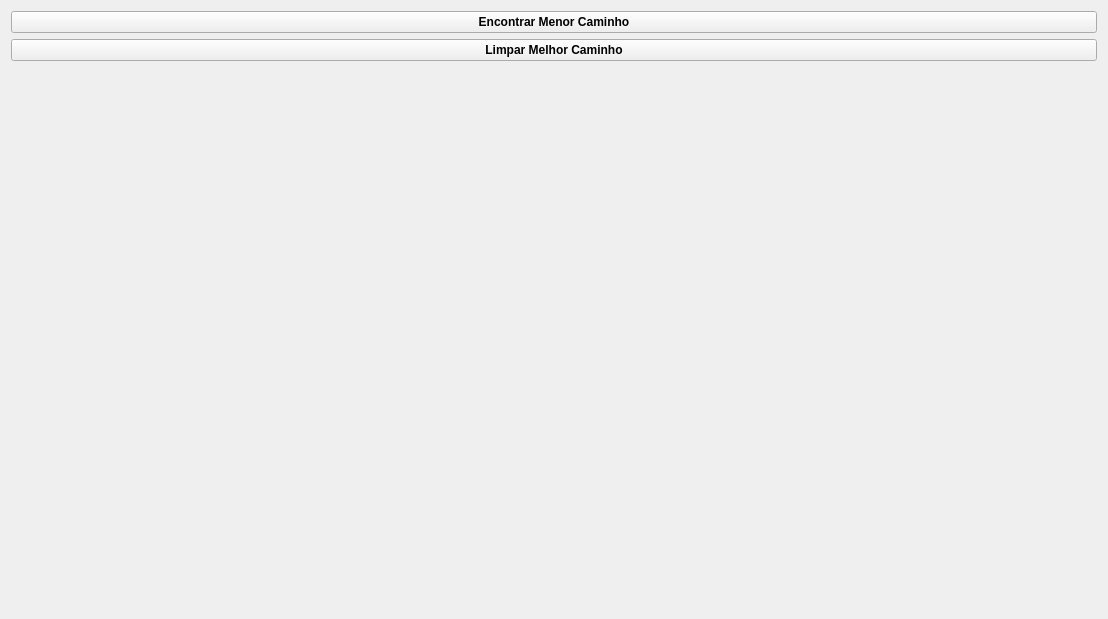
<?xml version="1.0" encoding="UTF-8"?>
<ui version="4.0">
 <class>MainWindow</class>
 <widget class="QMainWindow" name="MainWindow">
  <property name="geometry">
   <rect>
    <x>0</x>
    <y>0</y>
    <width>1108</width>
    <height>619</height>
   </rect>
  </property>
  <property name="minimumSize">
   <size>
    <width>1108</width>
    <height>619</height>
   </size>
  </property>
  <property name="maximumSize">
   <size>
    <width>16777215</width>
    <height>16777215</height>
   </size>
  </property>
  <property name="windowTitle">
   <string>Menor Caminho Grafo Direcionado</string>
  </property>
  <property name="windowOpacity">
   <double>1.000000000000000</double>
  </property>
  <widget class="QWidget" name="centralWidget">
   <layout class="QGridLayout" name="gridLayout">
    <item row="3" column="0">
     <widget class="QWidget" name="widgetTelaGrafo" native="true">
      <layout class="QVBoxLayout" name="verticalLayout">
       <property name="leftMargin">
        <number>0</number>
       </property>
       <property name="topMargin">
        <number>0</number>
       </property>
       <property name="rightMargin">
        <number>0</number>
       </property>
       <property name="bottomMargin">
        <number>0</number>
       </property>
       <item>
        <layout class="QVBoxLayout" name="verticalLayoutGrafo"/>
       </item>
      </layout>
     </widget>
    </item>
    <item row="1" column="0">
     <widget class="QPushButton" name="pushButtonMenorCaminho">
      <property name="font">
       <font>
        <weight>75</weight>
        <bold>true</bold>
       </font>
      </property>
      <property name="text">
       <string>Encontrar Menor Caminho</string>
      </property>
     </widget>
    </item>
    <item row="2" column="0">
     <widget class="QPushButton" name="pushButtonLimparMelhorCaminho">
      <property name="font">
       <font>
        <weight>75</weight>
        <bold>true</bold>
       </font>
      </property>
      <property name="text">
       <string>Limpar Melhor Caminho</string>
      </property>
     </widget>
    </item>
   </layout>
  </widget>
 </widget>
 <layoutdefault spacing="6" margin="11"/>
 <resources/>
 <connections/>
</ui>
